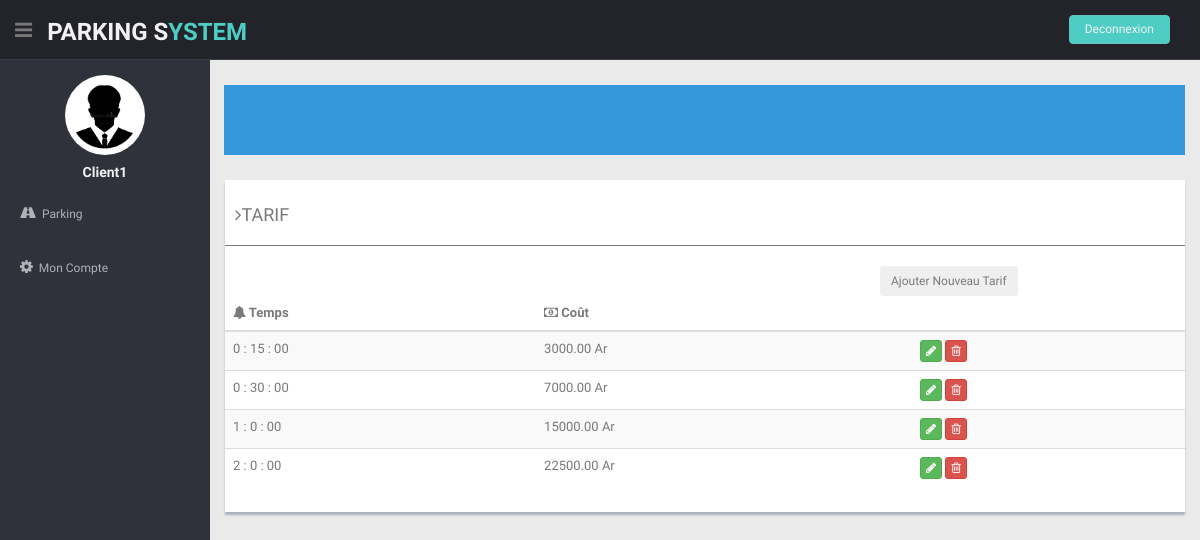
The app's page /index.php/admin/tarif (signed in) with its own data.
### tables this page shows
CREATE TABLE `tarif` (
  `id` int NOT NULL,
  `heure` int DEFAULT NULL,
  `minute` int DEFAULT NULL,
  `cout` decimal(10,2) DEFAULT NULL,
  `idparking` int DEFAULT NULL
);

### application/controllers/Admin.php (called while the page is built, shortened)
<?php
class Admin extends Base_Controller {
    public function __construct()
    {
        $this->load->model('Parking_model' , 'parking');
        $this->load->model('Compte_model' , 'compte');
    }
    public function lasa($data)
    {
        $this->load->view('template', $data);
    }
	public function tarif()
	{
        $data = array();
		$this->pageTarif($data);
	}
    public function pageTarif($data)
    {
        $data['page'] = 'tarif.php';
        $data['tarifs'] = $this->parking->getListeTarif();
		$this->lasa($data);
    }
}

### index.php (called while the page is built, shortened)
<?php
require_once BASEPATH.'core/CodeIgniter.php';

### application/models/Parking_model.php (called while the page is built, shortened)
<?php if (!defined('BASEPATH')) exit('No direct script access allowed');
class Parking_model extends CI_Model
{
	public function getListeTarif()
	{
		$query = $this->db->query("SELECT * FROM tarif ORDER BY concat(heure, ':', minute)");
		foreach ($query->result() as $row)
			$data[] = $row;
		return $data;
	}
}

### application/views/tarif.php (the view, shortened to what this page needs)
<div class="row mt">
    <div class="col-md-12">
        <div class="content-panel">
            <table class="table table-striped table-advance table-hover">
                <h4><i class="fa fa-angle-right"></i>TARIF</h4>
                <hr>
                <div class="col-xs-4 col-xs-offset-8">
                    <button class="btn btn-sm btn-clear" data-toggle="modal" data-target="#ajouternouveautarif">
                        Ajouter Nouveau Tarif
                    </button>
                </div>
                <thead>
                    <tr>
                        <th><i class="fa fa-bell"></i> Temps </th>
                        <th class="hidden-phone"><i class="fa fa-money"></i> Coût </th>
                        <th></th>
                    </tr>
                </thead>
                <tbody>
                    <?php for($i = 0 ; $i<count($tarifs) ; $i++) { ?>
                    <tr>
                        <td class="hidden-phone"><?php echo $tarifs[$i]->heure.' : '.$tarifs[$i]->minute.' : 00'; ?>
                        </td>
                        <td class="hidden-phone"><?php echo $tarifs[$i]->cout ?> Ar</td>
                        <td>
                            <button class="btn btn-success btn-xs" title="<?php echo $tarifs[$i]->id; ?>"
                                data-toggle="modal" data-target="#edittarif<?php echo $tarifs[$i]->id; ?>"><i
                                    class="fa fa-pencil"></i></button>
                            <button class="btn btn-danger btn-xs" data-toggle="modal"
                                data-target="#deletetarif<?php echo $tarifs[$i]->id; ?>"><i
                                    class="fa fa-trash-o "></i></button>
                        </td>
                    </tr>
                    <?php } ?>
                </tbody>
            </table>
        </div>
    </div>
</div>

### assets/css/style.css (style rules this page uses)
body { color: #797979; background: #eaeaea; font-family: 'Ruda', sans-serif; padding: 0px !important; margin: 0px !important; font-size:13px; }
hr { margin-top: 20px; margin-bottom: 20px; border: 0; border-top: 1px solid #797979; }
.mt { margin-top: 25px; }
.content-panel { background: #ffffff; box-shadow: 0px 3px 2px #aab2bd; padding-top: 15px; padding-bottom: 5px; }
.content-panel h4 { margin-left: 10px; }

### records on screen
tarif: heure "0", minute "15", cout "3000.00"
tarif: heure "0", minute "30", cout "7000.00"
tarif: heure "1", minute "0", cout "15000.00"
tarif: heure "2", minute "0", cout "22500.00"

### other values on screen
$_SESSION['compte']['nom'] "Client1"
